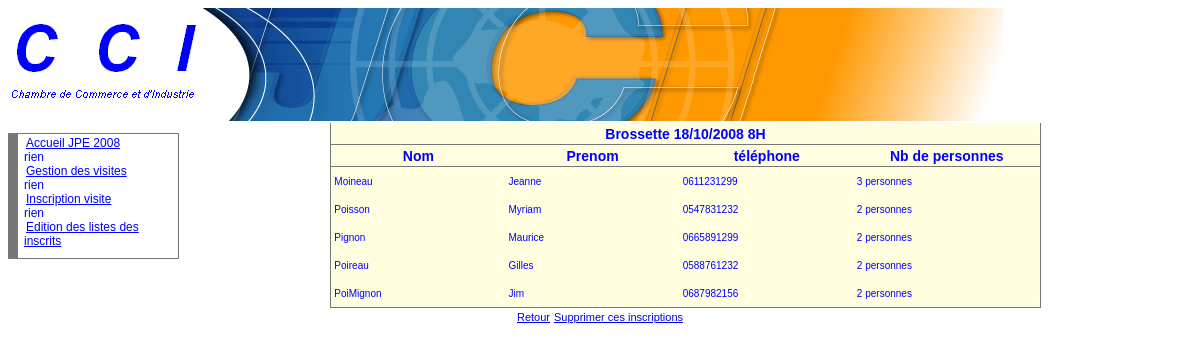
The page /listeVisiteursAPrevenir.php?idVisite=2 on the database its author committed.
### tables this page shows
CREATE TABLE entreprise 
(
  id int(11) NOT NULL auto_increment,
  raisonSociale varchar(50) NOT NULL default '',
  adresse varchar(50) NOT NULL default '',
  ville varchar(30) NOT NULL default '',
  cp varchar(5) NOT NULL,
  nomResponsable varchar(30) NOT NULL default '',
  nomContact varchar(30) NOT NULL default '',
  telContact varchar(14) NOT NULL,
  site varchar(50) default NULL,
  effectif int(11) default NULL,
  idActivite int(11) NOT NULL,
  PRIMARY KEY  (id),
  constraint fk_entreprise foreign key(idActivite) references activite(id) 
);

CREATE TABLE visite 
(
   id int(11) NOT NULL auto_increment,
   dateV date NOT NULL,
   heureDebut varchar(12) NOT NULL default '',
   duree varchar(12) NOT NULL default '',
   description varchar(500) NOT NULL,
   nbPlacesMax int(11) NOT NULL default '0',
   nbPlacesMin int(11) NOT NULL default '0',
   etat varchar(12) NOT NULL default 'ouverte',
   nbVisiteursInscrits int(11) NOT NULL default '0',
   idEntreprise int(11) NOT NULL default '0',
  PRIMARY KEY  (id),
  constraint fk_visite foreign key(idEntreprise) references entreprise(id) 
);

CREATE TABLE visiteur 
(
   id int(11) NOT NULL auto_increment,
   nom varchar(50) NOT NULL default '',
   prenom varchar(50) NOT NULL default '',	
   tel varchar(12) default NULL,
   cp varchar(5) NOT NULL,
   nbPersonnes int(11) NOT NULL,
   idVisite int(11) ,
  PRIMARY KEY  (id),
  constraint fk_visiteur foreign key(idVisite) references visite(id)
);

### _fonctions.inc.php (called while the page is built, shortened)
<?php
function dateAnglaisVersFrancais($madate){
   @list($annee,$mois,$jour)=explode('-',$madate);
   $date="$jour"."/".$mois."/".$annee;
   return $date;
}
?>

### listeVisiteursAPrevenir.php (the view, shortened to what this page needs)
<?php
include("_debut.inc.php");
	$idVisite = $_REQUEST['idVisite'];
   $req="select visiteur.id as idVisiteur, visiteur.nom, visiteur.prenom,visiteur.tel,
      visiteur.nbPersonnes, visite.dateV, visite.heureDebut,visite.nbVisiteursInscrits, entreprise.raisonSociale from visite, visiteur, entreprise
   where visiteur.idVisite=visite.id and entreprise.id=Visite.idEntreprise and visite.id =$idVisite";
   $rsVisiteur = mysql_query($req, $connexion);
   $lgVisiteur = mysql_fetch_array($rsVisiteur);
   $date = $lgVisiteur['dateV'];
	$date = dateAnglaisVersFrancais($date);
   $heureDebut = $lgVisiteur['heureDebut'];
	$nbVisiteursInscrits = $lgVisiteur['nbVisiteursInscrits'];
   $entreprise= $lgVisiteur['raisonSociale'];
echo "
<table width='60%' cellspacing='0' cellpadding='0' align='center'
class='tabNonQuadrille'>
   <tr class='enTeteTabNonQuad' >
      <td colspan='5'>$entreprise $date $heureDebut </td>
   </tr>
   <tr class='enTeteTabNonQuad' align='left'>
         <td >Nom</td>
         <td >Prenom</td>
         <td >téléphone</td>
         <td >Nb de personnes</td>
   </tr>
   ";
   while ($lgVisiteur != FALSE)
   {
      $nom = $lgVisiteur['nom'];
      $prenom = $lgVisiteur['prenom'];
	  $tel = $lgVisiteur['tel'];
      $nbPersonnes = $lgVisiteur['nbPersonnes'];
      echo "
		<tr class='ligneTabNonQuad'>
         <td width='15%'>$nom</td>
         <td width='15%'>$prenom</td>
		<td width='15%'>$tel</td>
         <td width='16%' >$nbPersonnes personnes</td>
         </tr>";
      $lgVisiteur=mysql_fetch_array($rsVisiteur);
   }
   echo "
</table>
<table align='center'>
	<tr>
         <td colspan='2' align='center'><a href='index.php'>Retour</a>
         </td>";
 if($nbVisiteursInscrits != 0)
 {
	 echo "
          <td colspan='2' align='center'><a href='supprimerLesInscrits.php?idVisite=$idVisite&action=demandeSuppression'>Supprimer ces inscriptions</a>
         </td>";
 }
 echo "
 	</tr>
</table>";
?>
</body>
</html>

### css/cssGeneral.css (style rules this page uses)
html { font:11px Arial, Helvetica, sans-serif; color:blue; }
.basePage { font:11px Arial, Helvetica, sans-serif; }
a { font-family:Arial, Helvetica, sans-serif }
table.tabNonQuadrille { background-color:#FFFFE0; border-bottom:1px solid #777777; border-right:1px solid #777777; border-left:1px solid #777777; border-top:1px #777777; color:blue; }
tr.enTeteTabNonQuad td { background-image:url('../images/xpBarre.jpg'); height:21px; text-align:center; font-weight:bold; border-bottom:1px solid #777777; font-family: Arial, Helvetica, sans-serif; font-size: 14px; }
tr.ligneTabNonQuad td { background-color:#FFFFE0; height:28px; text-align:left; padding-left:3px; color:blue; font-family: Arial, Helvetica, sans-serif; font-size: 10px; }

### rows shown on the page
entreprise: raisonSociale "Brossette"
visite: dateV "18/10/2008", heureDebut "8H", visiteur.nom "Moineau", visiteur.prenom "Jeanne", visiteur.tel "0611231299", visiteur.nbPersonnes "3", visiteur.nom "Poisson", visiteur.prenom "Myriam", visiteur.tel "0547831232", visiteur.nbPersonnes "2", visiteur.nom "Pignon", visiteur.prenom "Maurice", visiteur.tel "0665891299", visiteur.nom "Poireau", visiteur.prenom "Gilles", visiteur.tel "0588761232", visiteur.nom "PoiMignon", visiteur.prenom "Jim", visiteur.tel "0687982156"
